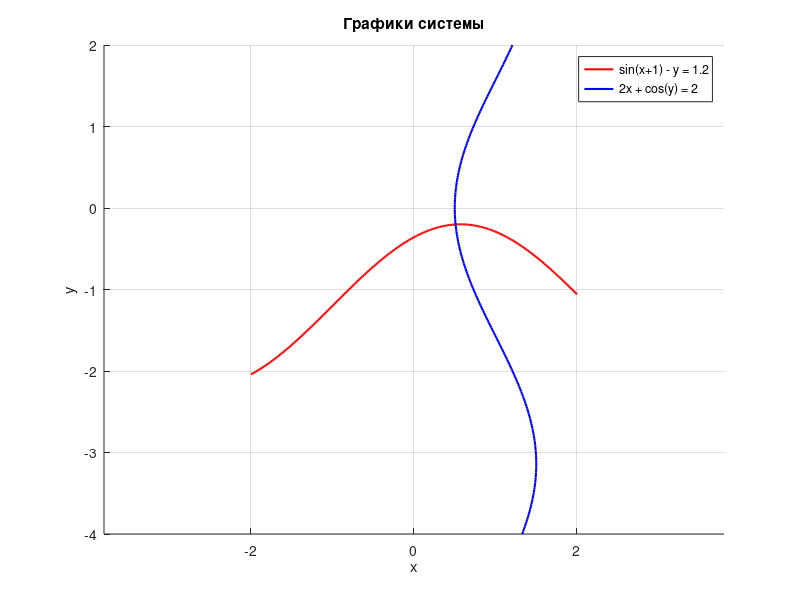

Write the MATLAB code that produced this figure.
clear all;
clc;
format long; % Устанавливаем формат вывода для высокой точности

% --- Определения функций ---
F1 = @(x, y) sin(x + 1) - y - 1.2;
F2 = @(x, y) 2 * x + cos(y) - 2;
F = @(x, y) [F1(x, y); F2(x, y)]; % Исходная система

% Функции для метода простых итераций (для сравнения/проверки)
phi1_y = @(x) sin(x + 1) - 1.2;  % y_next = phi1(x_current)
phi2_x = @(y) 1 - 0.5 * cos(y); % x_next = phi2(y_current)

% Якобиан
J = @(x, y) [cos(x + 1), -1;
             2,         -sin(y)];

% --- Графический анализ ---
figure;
hold on; grid on; xlabel('x'); ylabel('y'); title('Графики системы');
x_range = linspace(-2, 2, 200);
y1_plot = sin(x_range + 1) - 1.2;
plot(x_range, y1_plot, 'r', 'LineWidth', 1.5);
y_range_plot = linspace(-4, 2, 200);
x2_plot = (2 - cos(y_range_plot)) / 2;
plot(x2_plot, y_range_plot, 'b', 'LineWidth', 1.5);
legend('sin(x+1) - y = 1.2', '2x + cos(y) = 2');
axis equal;
printf('Начальное приближение (из графика): x=0.5, y=-1.5\n\n');

% --- Параметры точности и итераций ---
tol = 1e-4;      % Точность для критерия остановки ||Xk - Xk-1|| < tol
max_iter = 500;  % Максимальное число итераций
% --- Стандартный Метод Ньютона ---
printf('--- Стандартный Метод Ньютона ---\n');
xy_newton = [0; 0]; % Начальное приближение
iter_newton = 0;
error_newton = inf;

printf('Итерация |     x_k    |     y_k    |   ||Xk-Xk-1|| \n');
printf('-----------------------------------------------------\n');
printf('%8d | %10.6f | %10.6f |      -       \n', iter_newton, xy_newton(1), xy_newton(2));

while error_newton > tol && iter_newton < max_iter
    iter_newton = iter_newton + 1;
    xy_prev = xy_newton; % Сохраняем предыдущее

    J_val = J(xy_prev(1), xy_prev(2));
    F_val = F(xy_prev(1), xy_prev(2));

    if abs(det(J_val)) < 1e-10
        warning('Ньютон: Якобиан близок к вырожденному на итерации %d.', iter_newton);
        iter_newton = max_iter + 1; % Прерываем цикл с ошибкой
        break;
    endif

    delta = J_val \ (-F_val);
    xy_newton = xy_prev + delta;
    error_newton = norm(xy_newton - xy_prev);

    printf('%8d | %10.6f | %10.6f |  %e\n', iter_newton, xy_newton(1), xy_newton(2), error_newton);
endwhile

printf('-----------------------------------------------------\n');
if iter_newton > max_iter
    fprintf('Стандартный метод Ньютона НЕ сошелся за %d итераций.\n', max_iter);
else
    fprintf('Стандартный метод Ньютона сошелся за %d итераций.\n', iter_newton);
    fprintf('Решение (Ньютон): x = %.15f, y = %.15f\n', xy_newton(1), xy_newton(2));
endif
printf('\n');


% --- Модифицированный Метод Ньютона ---
printf('--- Модифицированный Метод Ньютона ---\n');
xy_mod_newton = [0; 0]; % Начальное приближение
X0_vec_mod = xy_mod_newton;
iter_mod_newton = 0;
error_mod_newton = inf;

% Вычисляем Якобиан один раз
J0_val_mod = J(X0_vec_mod(1), X0_vec_mod(2));
printf('Фиксированный Якобиан J(X0):\n');
disp(J0_val_mod);
if abs(det(J0_val_mod)) < 1e-10
    error('Мод. Ньютон: Начальный Якобиан близок к вырожденному.');
endif

printf('Итерация |     x_k    |     y_k    |   ||Xk-Xk-1|| \n');
printf('-----------------------------------------------------\n');
printf('%8d | %10.6f | %10.6f |      -       \n', iter_mod_newton, xy_mod_newton(1), xy_mod_newton(2));

while error_mod_newton > tol && iter_mod_newton < max_iter
    iter_mod_newton = iter_mod_newton + 1;
    xy_prev_mod = xy_mod_newton; % Сохраняем предыдущее

    F_val_mod = F(xy_prev_mod(1), xy_prev_mod(2));
    delta_mod = J0_val_mod \ (-F_val_mod); % Используем J0
    xy_mod_newton = xy_prev_mod + delta_mod;
    error_mod_newton = norm(xy_mod_newton - xy_prev_mod);

    printf('%8d | %10.6f | %10.6f |  %e\n', iter_mod_newton, xy_mod_newton(1), xy_mod_newton(2), error_mod_newton);
endwhile

printf('-----------------------------------------------------\n');
if iter_mod_newton > max_iter
    fprintf('Модифицированный метод Ньютона НЕ сошелся за %d итераций.\n', max_iter);
else
    fprintf('Модифицированный метод Ньютона сошелся за %d итераций.\n', iter_mod_newton);
    fprintf('Решение (Мод. Ньютон): x = %.15f, y = %.15f\n', xy_mod_newton(1), xy_mod_newton(2));
endif
printf('\n');

% --- Метод Простых Итераций (для сравнения) ---
printf('--- Метод Простых Итераций ---\n');
xy_mpi = [0; 0]; % Начальное приближение
iter_mpi = 0;
error_mpi = inf;
max_iter_mpi = 500; % МПИ может требовать больше итераций

printf('Итерация |     x_k    |     y_k    |   ||Xk-Xk-1|| \n');
printf('-----------------------------------------------------\n');
printf('%8d | %10.6f | %10.6f |      -       \n', iter_mpi, xy_mpi(1), xy_mpi(2));

while error_mpi > tol && iter_mpi < max_iter_mpi
    iter_mpi = iter_mpi + 1;
    xy_prev_mpi = xy_mpi;

    x_next_mpi = phi2_x(xy_prev_mpi(2));
    y_next_mpi = phi1_y(xy_prev_mpi(1));
    xy_mpi = [x_next_mpi; y_next_mpi];
    error_mpi = norm(xy_mpi - xy_prev_mpi);

    printf('%8d | %10.6f | %10.6f |  %e\n', iter_mpi, xy_mpi(1), xy_mpi(2), error_mpi);
     if any(isinf(xy_mpi)) || any(isnan(xy_mpi)) || norm(xy_mpi) > 1e6
       warning('МПИ: Возможная расходимость на итерации %d.', iter_mpi);
       iter_mpi = max_iter_mpi + 1; break;
    endif
endwhile
printf('-----------------------------------------------------\n');
if iter_mpi > max_iter_mpi
    fprintf('Метод простых итераций НЕ сошелся за %d итераций.\n', max_iter_mpi);
else
     fprintf('Метод простых итераций сошелся за %d итераций.\n', iter_mpi);
     fprintf('Решение (МПИ): x = %.15f, y = %.15f\n', xy_mpi(1), xy_mpi(2));
endif
printf('\n');


% --- Итоговая таблица сравнения итераций ---
printf('--- Сравнение количества итераций для точности %e ---\n', tol);
printf('----------------------------------------------------------\n');
printf('| Метод                       | Итераций | Сошелся? |\n');
printf('----------------------------------------------------------\n');

% Результат для стандартного Ньютона
if iter_newton <= max_iter
    printf('| Стандартный метод Ньютона  | %8d |    Да    |\n', iter_newton);
else
    printf('| Стандартный метод Ньютона  | %8d |    Нет   |\n', max_iter);
endif

% Результат для модифицированного Ньютона
if iter_mod_newton <= max_iter
    printf('| Модифиц. метод Ньютона   | %8d |    Да    |\n', iter_mod_newton);
else
    printf('| Модифиц. метод Ньютона   | %8d |    Нет   |\n', max_iter);
endif

% Результат для МПИ
if iter_mpi <= max_iter_mpi
    printf('| Метод простых итераций   | %8d |    Да    |\n', iter_mpi);
else
    printf('| Метод простых итераций   | %8d |    Нет   |\n', max_iter_mpi);
endif
printf('----------------------------------------------------------\n');

% Финальная проверка разницы решений (если все сошлись)
if iter_newton <= max_iter && iter_mod_newton <= max_iter && iter_mpi <= max_iter_mpi
    norm_diff_N_ModN = norm(xy_newton - xy_mod_newton);
    norm_diff_N_MPI = norm(xy_newton - xy_mpi);
    printf('Норма разницы ||X_Newton - X_ModNewton|| = %e\n', norm_diff_N_ModN);
    printf('Норма разницы ||X_Newton - X_MPI||      = %e\n', norm_diff_N_MPI);
endif